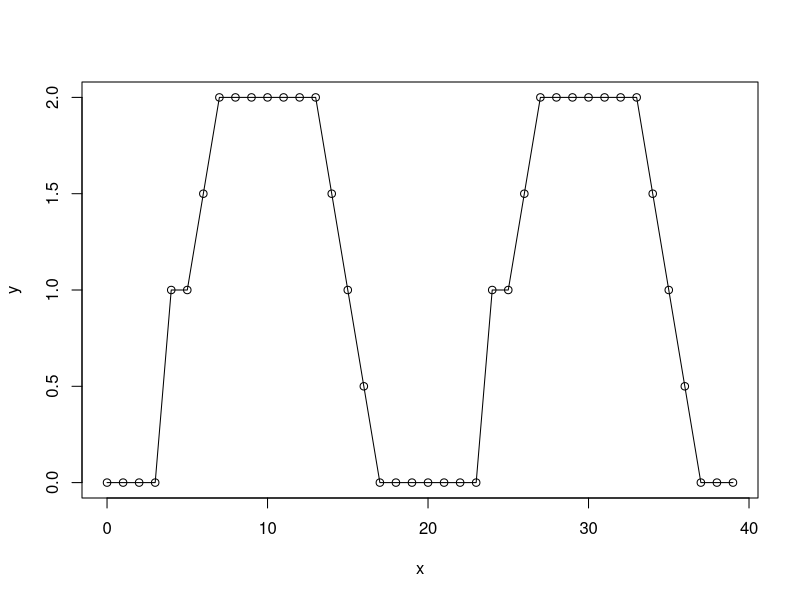
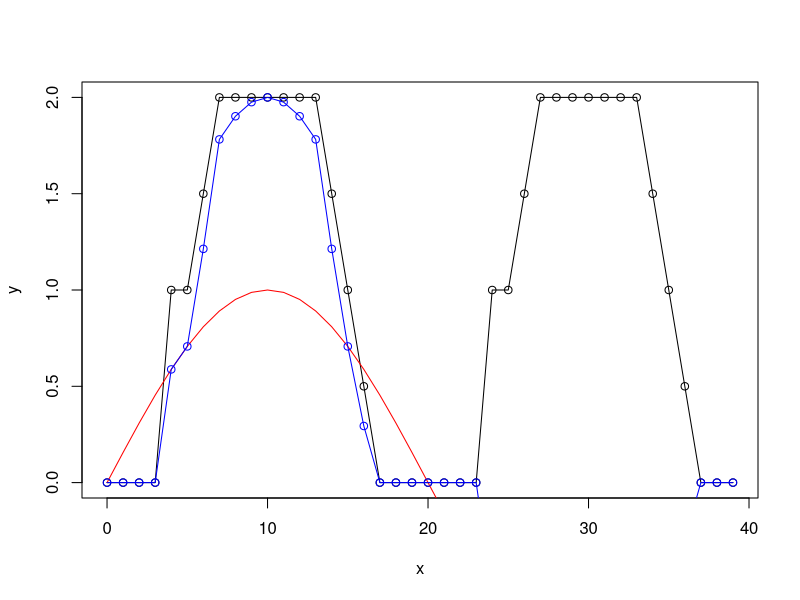
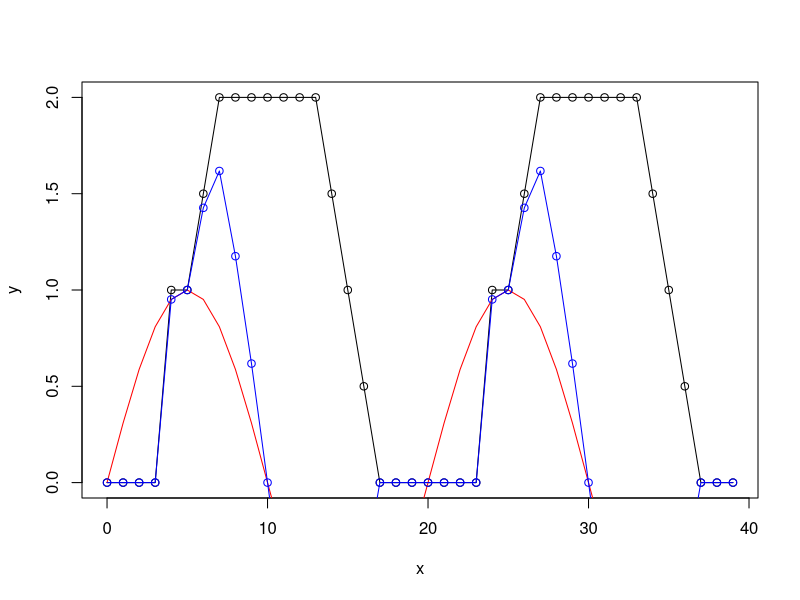
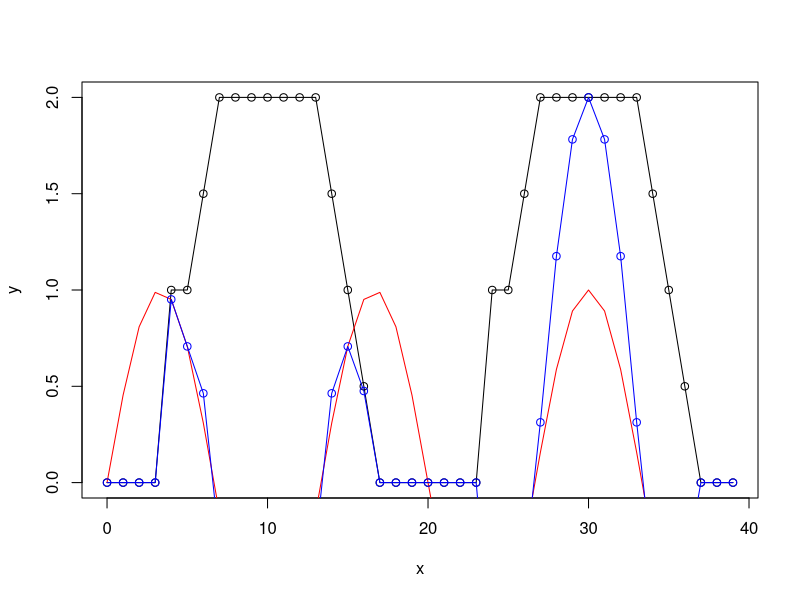
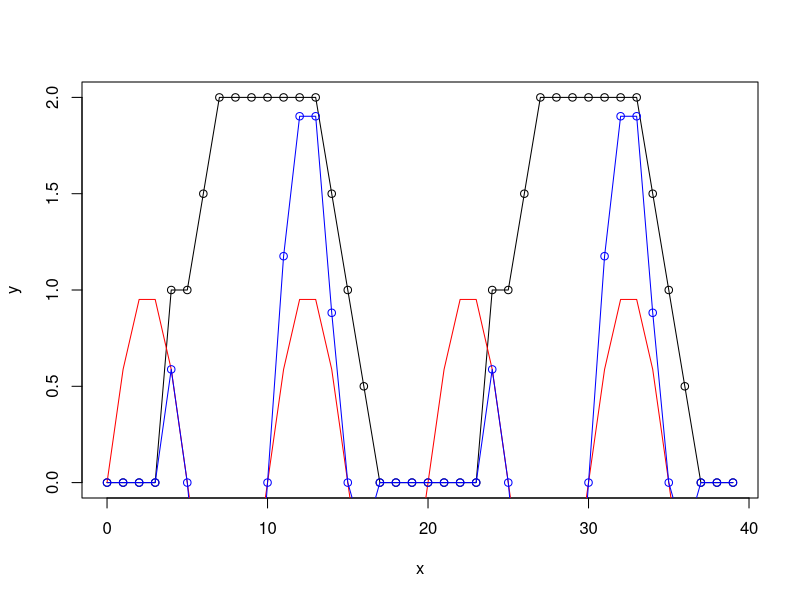
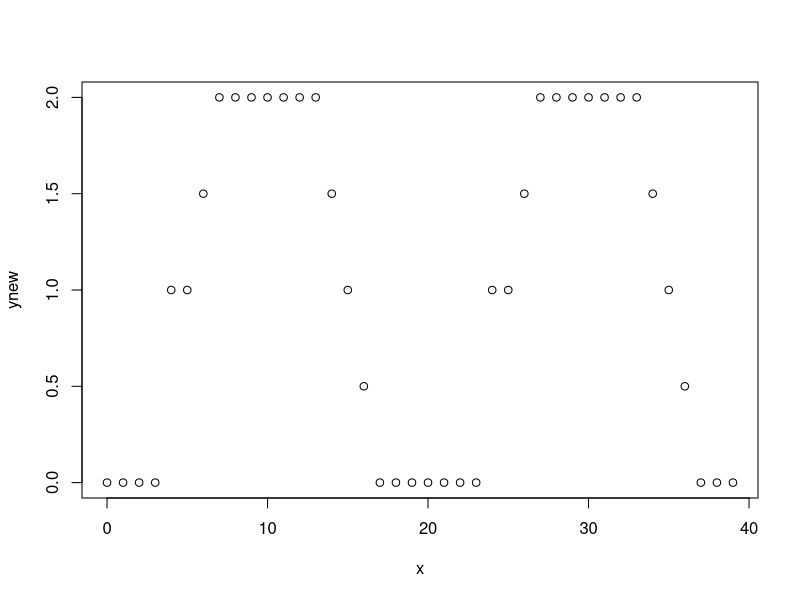
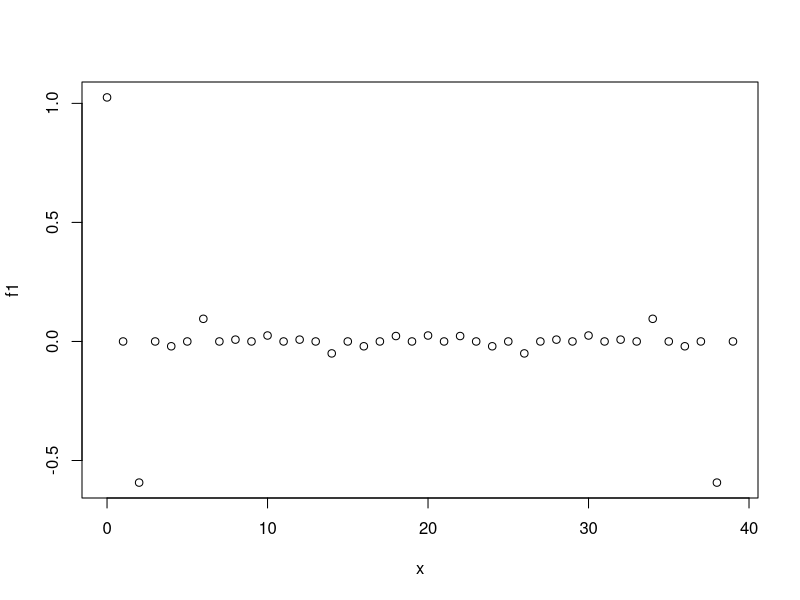
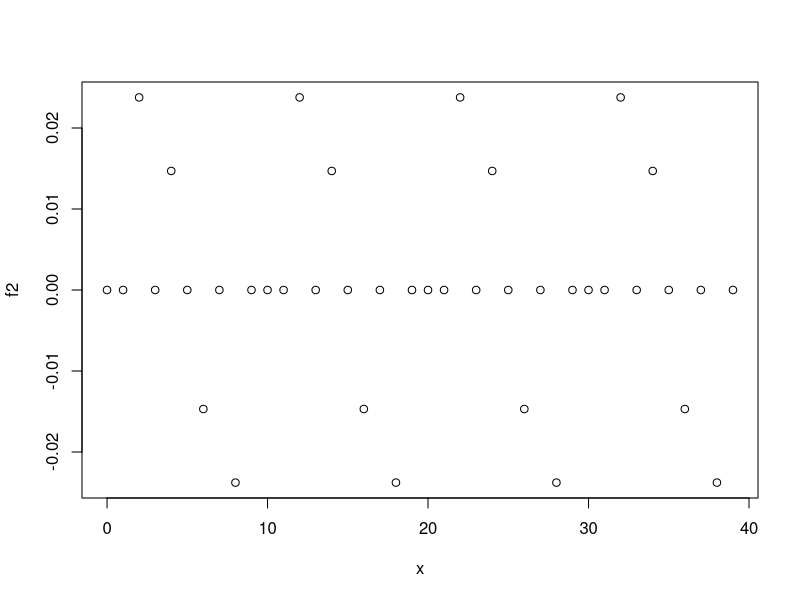

The R source for these figures, in order:
x<-0:39
y<-c(0,0,0,0,1,1,1.5,2,2,2,2,2,2,2,1.5,1,0.5,0,0,0)
y<-c(y,y)
plot(x,y)
lines(x,y)

xt<-2*pi*x/40

plot(x,y)
lines(x,y)
lines(x,sin(xt), col="red")
points(x,y*sin(xt), col="blue")
lines(x,y*sin(xt), col="blue")

sum(y*sin(xt))

plot(x,y)
lines(x,y)
lines(x,sin(2*xt), col="red")
points(x,y*sin(2*xt), col="blue")
lines(x,y*sin(2*xt), col="blue")

sum(y*sin(2*xt))

plot(x,y)
lines(x,y)
lines(x,sin(3*xt), col="red")
points(x,y*sin(3*xt), col="blue")
lines(x,y*sin(3*xt), col="blue")

sum(y*sin(3*xt))

plot(x,y)
lines(x,y)
lines(x,sin(4*xt), col="red")
points(x,y*sin(4*xt), col="blue")
lines(x,y*sin(4*xt), col="blue")

sum(y*sin(4*xt))

f1<-c()
f2<-c()
for(i in 0:39) {
  f1<-c(f1,sum(y*cos(i*xt))/40)
  f2<-c(f2,sum(y*sin(i*xt))/40)
}

ynew<-rep(0,40)
for(i in 0:39) {
  ynew<-ynew+f1[i+1]*cos(i*xt)
  ynew<-ynew+f2[i+1]*sin(i*xt)
}

plot(x,ynew)
plot(x,f1)
plot(x,f2)
